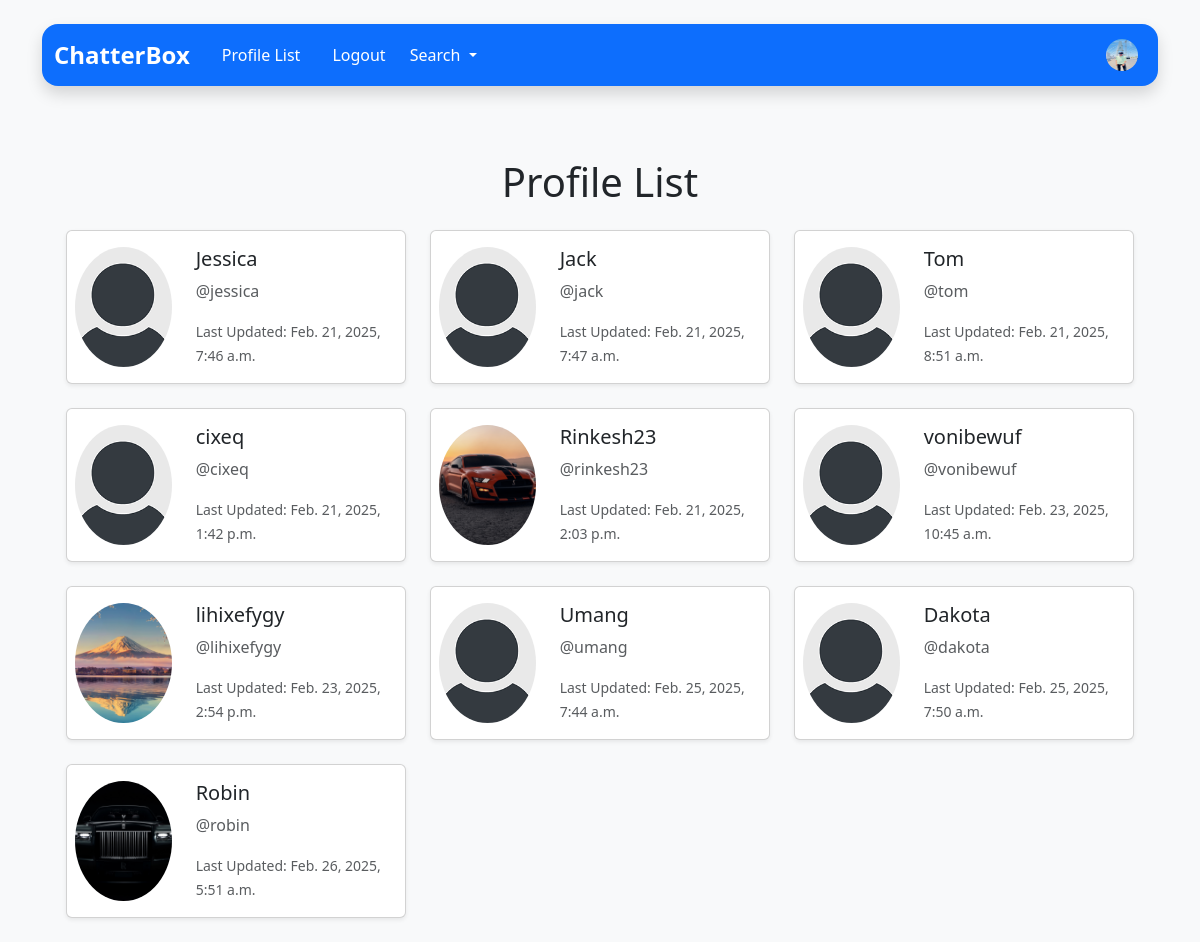
Screenshot of /profile_list/ (signed in) with the database file from the repository.
### chatterbox/models.py (models this page shows, shortened)
class Profile(models.Model):
    user = models.OneToOneField(User, on_delete=models.CASCADE)
    follows = models.ManyToManyField('self', related_name='followed_by', symmetrical=False, blank=True)
    date_modified = models.DateTimeField(auto_now_add=True)
    profile_image = models.ImageField(upload_to='images/', blank=True, null=True)
    profile_bio  = models.CharField(null=True,blank=True,max_length=500)
    profile_link = models.CharField(null=True,blank=True,max_length=100)
    facebook_link = models.CharField(null=True,blank=True,max_length=100)
    instagram_link =models.CharField(null=True,blank=True,max_length=100)
    linkdlen_link = models.CharField(null=True,blank=True,max_length=100)

### chatterbox/views.py (the view)
# urls.py: path('profile_list/', views.profile_list, name='profile_list'),
def profile_list(request):
	if request.user.is_authenticated:
		profiles = Profile.objects.exclude(user=request.user)
		return render(request, 'profile_list.html', {"profiles":profiles})
	else:
		messages.error(request, ("You Must Be Logged In To View This Page..."))
		return redirect('home')

### template/profile_list.html
{% extends 'base.html' %}
{% load static %}
{% block content %}
<div class="container mt-4">
    <h1 class="text-center mb-4">Profile List</h1>
    {% if profiles %}
    <div class="row row-cols-1 row-cols-md-2 row-cols-lg-3 g-4">
        {% for profile in profiles %}
        <div class="col">
            <div class="card h-100 shadow-sm">
                <div class="row g-0 h-100">
                    <div class="col-md-4 d-flex align-items-center justify-content-center p-2">
                        {% if profile.profile_image %}
                        <img src="{{ profile.profile_image.url }}" class="img-fluid rounded-circle" alt="{{ profile.user.username }}" style="width: 120px; height: 120px; object-fit: cover;">
                        {% else %}
                        <img src="{% static 'images/default_profile_pic.png' %}" class="img-fluid rounded-circle" alt="Profile Image" style="width: 120px; height: 120px; object-fit: cover;">
                        {% endif %}
                    </div>
                    <div class="col-md-8">
                        <div class="card-body">
                            <h5 class="card-title">{{ profile.user.username }}</h5>
                                <p class="card-text">
                                <a href="{% url 'profile' profile.user.id %}" class="text-decoration-none text-muted">
                                    @{{ profile.user.username|lower }}
                                </a>
                            </p>
                            <small class="text-muted">Last Updated: {{ profile.date_modified }}</small>
                        </div>
                    </div>
                </div>
            </div>
        </div>
        {% endfor %}
    </div>
    {% else %}
    <div class="alert alert-info text-center" role="alert">
        No profiles found.
    </div>
    {% endif %}
</div>
{% endblock %}

### template/navbar.html (shortened to what this page needs)
{% load static %}
<div class="container py-4">
  <nav class="navbar navbar-expand-lg navbar-dark bg-primary rounded-4 mb-4 shadow">
    <div class="container-fluid">
      <a class="navbar-brand fw-bold fs-4 d-flex align-items-center" href="{% url 'home' %}">
        ChatterBox
      </a>
      <div class="collapse navbar-collapse" id="navbarContent">
        <ul class="navbar-nav me-auto mb-2 mb-lg-0">
          <li class="nav-item mx-2">
            <a class="nav-link text-white fw-medium hover-opacity-75 transition-all-200"
               href="{% url 'profile_list' %}">
              Profile List
            </a>
          </li>
          {% if request.user.is_authenticated %}
            <li class="nav-item mx-2">
              <a class="nav-link text-white fw-medium hover-opacity-75 transition-all-200"
                 href="{% url 'logout' %}">
                Logout
              </a>
            </li>
          {% endif %}
          <li class="nav-item dropdown">
            <a class="nav-link dropdown-toggle active" href="#" role="button" data-bs-toggle="dropdown" aria-expanded="false">
              Search
            </a>
        </ul>
        {% if request.user.is_authenticated %}
          {% if user.profile.profile_image %}
          <a class="nav-link text-white fw-medium hover-opacity-75 transition-all-200"
          href="{% url 'profile' request.user.id %}"><img src="{{user.profile.profile_image.url}} " alt="Logo" width="32" height="32" class="me-2 rounded-circle"></a>
          {% else %}
          <a class="nav-link text-white fw-medium hover-opacity-75 transition-all-200"
          href="{% url 'profile' request.user.id %}"><img src="{% static 'images/default_profile_pic.png' %} " alt="Logo" width="32" height="32" class="me-2 rounded-circle"></a>
          {% endif %}
        {% endif %}
      </div>
    </div>
  </nav>

### rows the page displays
Profile: user.username "Jessica", user.username "jessica", date_modified "Feb. 21, 2025, 7:46 a.m."
Profile: user.username "Jack", user.username "jack", date_modified "Feb. 21, 2025, 7:47 a.m."
Profile: user.username "Tom", user.username "tom", date_modified "Feb. 21, 2025, 8:51 a.m."
Profile: user.username "cixeq", date_modified "Feb. 21, 2025, 1:42 p.m."
Profile: profile_image (picture), user.username "Rinkesh23", user.username "rinkesh23", date_modified "Feb. 21, 2025, 2:03 p.m."
Profile: user.username "vonibewuf", date_modified "Feb. 23, 2025, 10:45 a.m."
Profile: profile_image (picture), user.username "lihixefygy", date_modified "Feb. 23, 2025, 2:54 p.m."
Profile: user.username "Umang", user.username "umang", date_modified "Feb. 25, 2025, 7:44 a.m."
Profile: user.username "Dakota", user.username "dakota", date_modified "Feb. 25, 2025, 7:50 a.m."
Profile: profile_image (picture), user.username "Robin", user.username "robin", date_modified "Feb. 26, 2025, 5:51 a.m."
